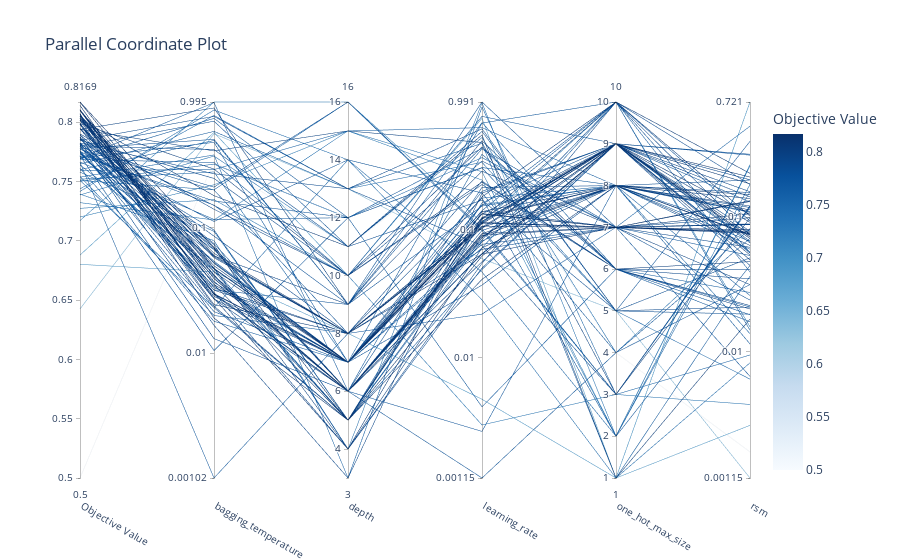

The notebook cell saved with this chart:
### Code cell
from optuna.visualization import plot_parallel_coordinate

plot_parallel_coordinate(study)
